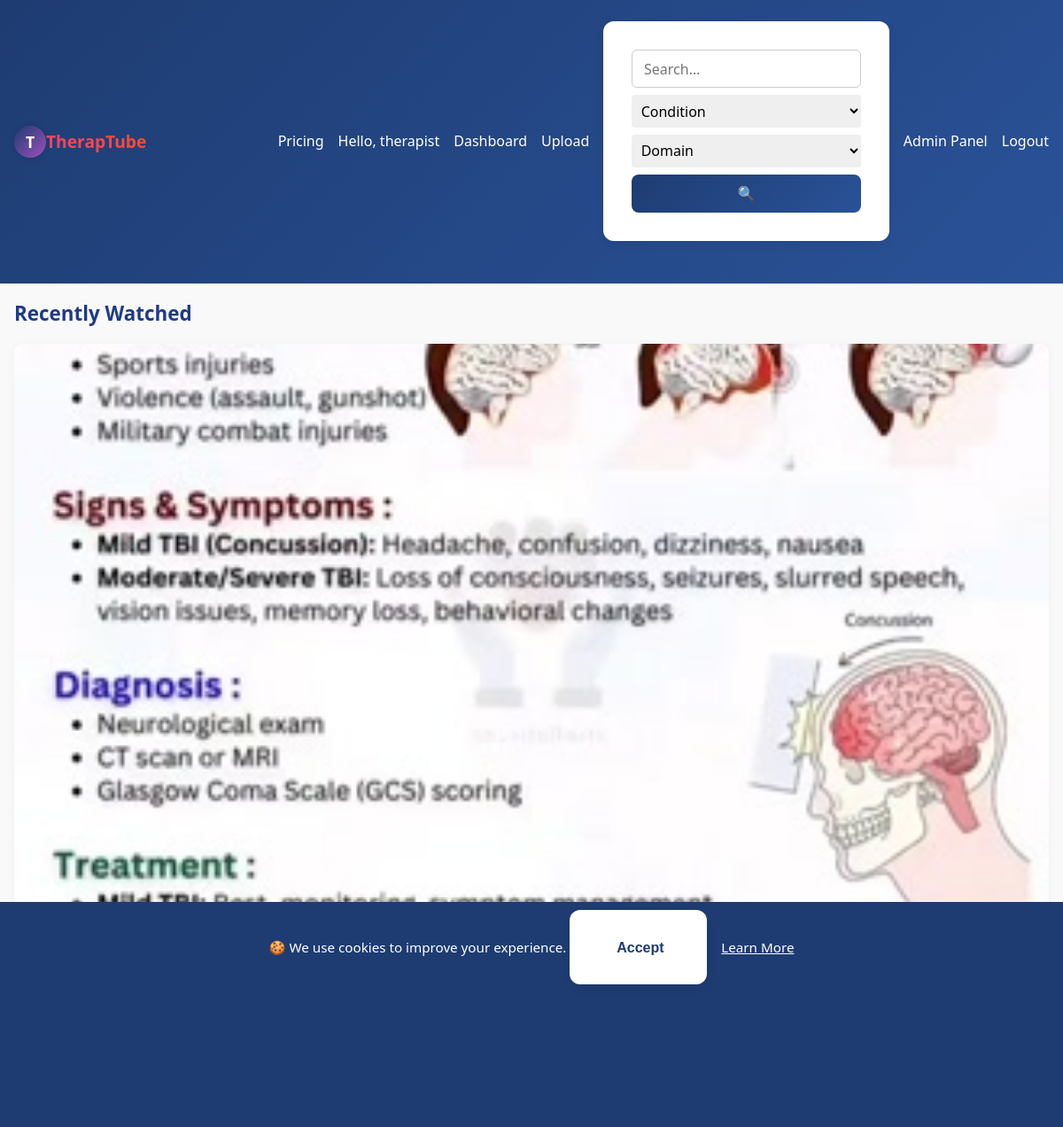
Page /recent (signed in) on the committed database.
### app.py (models this page shows, shortened)
class User(db.Model, UserMixin):
    id = db.Column(db.Integer, primary_key=True)
    username = db.Column(db.String(80), unique=True, nullable=False)
    email    = db.Column(db.String(120), unique=True)
    invite_code_used = db.Column(db.String(36))
    password_hash = db.Column(db.String(128), nullable=False)
    role = db.Column(db.String(32), nullable=False)

class Media(db.Model):
    id = db.Column(db.Integer, primary_key=True)
    filename = db.Column(db.String(200), nullable=False)
    thumbnail = db.Column(db.String(200))
    title = db.Column(db.String(120), nullable=False)
    description = db.Column(db.Text, nullable=True)
    category = db.Column(db.String(80), nullable=True)
    otpf_domain = db.Column(db.String(50))
    for_name = db.Column(db.String(50))
    target_condition = db.Column(db.String(50))
    uploader_id = db.Column(db.Integer, db.ForeignKey('user.id'))
    view_count = db.Column(db.Integer, default=0)
    uploader = db.relationship('User', backref='media')
    upload_time = db.Column(db.DateTime, default=datetime.utcnow)

### app.py (the view)
@app.route('/recent')
@login_required # User must be logged in
@subscription_required # User must have an active subscription (if client)
def recent():
    current_utc_year = datetime.now(timezone.utc).year
    history = (
        WatchHistory.query.filter_by(user_id=current_user.id)
        .order_by(WatchHistory.watched_at.desc())
        .limit(10)
        .all()
    )
    media_ids = [h.media_id for h in history]
    media = Media.query.filter(Media.id.in_(media_ids)).all()
    media_map = {m.id: m for m in media}
    ordered_media = [media_map[h.media_id] for h in history if h.media_id in media_map]
    return render_template('recent.html', media=ordered_media, taxonomy=TAXONOMY,
                                history=history, current_year=current_utc_year)

### app.py (called while the page is built)
@app.context_processor
def inject_global_data():
    has_sub = False
    if current_user.is_authenticated:
        has_sub = has_active_subscription(current_user)
    return {
        'app_version': APP_VERSION,  # Assuming APP_VERSION is defined globally or from config
        'utc_now': datetime.now(timezone.utc),
        'has_active_subscription': has_active_subscription, # Make the function itself available
        'current_user': current_user, # Flask-Login usually injects this, but explicit is fine
        'user_has_active_subscription': has_sub # A boolean flag for simpler checks in templates
    }

@login_manager.user_loader
def load_user(user_id):
    return User.query.get(int(user_id))

def has_active_subscription(user):
    if not user.is_authenticated or user.role != 'client':
        return False
    latest = Subscription.query.filter_by(user_id=user.id).order_by(Subscription.timestamp.desc()).first()
    if not latest:
        return False
    return latest.expires_at >= datetime.utcnow()

def subscription_required(f):
    @wraps(f)
    def wrapper(*args, **kwargs):
        if current_user.is_authenticated and current_user.role == 'therapist':
            return f(*args, **kwargs) # Therapists can proceed
        if not has_active_subscription(current_user):
            flash("You must subscribe to access this page.", "warning")
            return redirect(url_for("pricing"))
        return f(*args, **kwargs)
    return wrapper

### templates/recent.html (shortened to what this page needs)
{% extends 'base.html' %}
{% block content %}
<h2>Recently Watched</h2>
<div class="media-grid">
    {% for item in media %}
        {% if current_user.is_authenticated and (current_user.role == 'therapist' or has_active_subscription(current_user)) %}
            <div class="card">
                <a href="{{ url_for('watch', media_id=item.id) }}">
                    <img src="{{ url_for('static', filename='uploads/thumbs/' + item.thumbnail) }}" alt="{{ item.title }}">
                    <div class="card-content">
                        <p class="card-title">{{ item.title }}</p>
                        <small class="card-meta">{{ item.target_condition }} · {{ item.otpf_domain }}</small>
                    </div>
                </a>
            </div>
        {% endif %}
    {% else %}
        <p>No recent views.</p>
    {% endfor %}
</div>
{% endblock %}

### templates/base.html (shortened to what this page needs)
<!doctype html>
<html lang="en">
<head>
    <link rel="stylesheet" href="{{ url_for('static', filename='style.css') }}">
</head>
<body>
    <nav class="navbar">
        <div class="nav-brand">
            {% if current_user.is_authenticated %}
                {% if current_user.role == 'client' %}
                    <a href="{{ url_for('client_dashboard') }}">
                        <div class="logo-circle animate-spin">
                            <span class="logo-text">T</span>
                        </div>
                        <span class="brand-text">TherapTube</span>
                    </a>
                {% elif current_user.role == 'therapist' %}
                    <a href="{{ url_for('therapist_dashboard') }}">
                        <div class="logo-circle animate-spin">
                            <span class="logo-text">T</span>
                        </div>
                        <span class="brand-text">TherapTube</span>
                    </a>
                {% endif %}
            {% endif %}
        </div>
        <div class="nav-links">
            <a href="{{ url_for('pricing') }}">Pricing</a>
            {% if current_user.is_authenticated %}
                <span class="user-greet">Hello, {{ current_user.username }}
                </span>
                {% if current_user.role == 'client' %}
                    <a href="{{ url_for('client_dashboard') }}">Dashboard</a>
                    {% if has_active_subscription(current_user) %}
                        <a href="{{ url_for('progress') }}">My Progress</a>
                        <a href="{{ url_for('recent') }}">Recently Watched</a>
                        <form action="{{ url_for('search') }}" method="get" class="search-form">
                            <input type="text" name="q" placeholder="Search…" value="{{ request.args.get('q','') }}">
                            <select name="condition" aria-label="Select a condition">
                                <option value="">Condition</option>
                                {% for c in taxonomy.conditions %}
                                    <option value="{{ c }}" {% if request.args.get('condition')==c %}selected{% endif %}>{{ c }}</option>
                                {% endfor %}
                            </select>
                            <select name="otpf_domain" aria-label="Select an OTPF domain">
                                <option value="">Domain</option>
                                {% for d in taxonomy.otpf_domains %}
                                    <option value="{{ d }}" {% if request.args.get('otpf_domain')==d %}selected{% endif %}>{{ d }}</option>
                                {% endfor %}
                            </select>
                            <button type="submit" class="search-btn">🔍</button>
                        </form>
                    {% endif %}
                {% elif current_user.role == 'therapist' %}
                    <a href="{{ url_for('therapist_dashboard') }}">Dashboard</a>
                    <a href="{{ url_for('upload') }}">Upload</a>
                    <form action="{{ url_for('search') }}" method="get" class="search-form">
                        <input type="text" name="q" placeholder="Search…" value="{{ request.args.get('q','') }}">
                        <select name="condition" aria-label="Select a condition">
                            <option value="">Condition</option>
                        </select>
                        <select name="otpf_domain" aria-label="Select an OTPF domain">
                            <option value="">Domain</option>
                        </select>
                        <button type="submit" class="search-btn">🔍</button>
                    </form>
                    <a href="{{ url_for('admin_dashboard') }}">Admin Panel</a>
                {% endif %}
                <a href="{{ url_for('logout') }}">Logout</a>
            {% else %}
                <a href="{{ url_for('login') }}">Login</a>
                <a href="{{ url_for('register') }}">Register</a>
            {% endif %}
        </div>
    </nav>
    <div class="container">
        {% block content %}{% endblock %}
    </div>
    <footer class="footer sticky-footer">
        <div class="footer-top">
            <span>&copy; {{ current_year }} TherapTube</span>
            <span>Version {{ app_version }}</span>
            <span>Designed by Atom De Legend</span>
            <span>
                <a href="mailto:info@example.com">Contact</a> |
                <a href="{{ url_for('privacy') }}">Privacy</a> |
                <a href="{{ url_for('terms') }}">Terms</a> |
                <a href="{{ url_for('cookies') }}">Cookies</a> |
                <a href="{{ url_for('about') }}">About</a>
            </span>
        </div>
    </footer>
    {% if not request.cookies.get('cookies_accepted') %}
        <div id="cookie-banner" class="cookie-banner">
            🍪 We use cookies to improve your experience.
            <form method="post" action="{{ url_for('accept_cookies') }}" style="display:inline;">
                <button type="submit">Accept</button>
            </form>
            <a href="{{ url_for('cookies') }}">Learn More</a>
        </div>
    {% endif %}
</body>

### rows in the picture
User: username "therapist"
Media: thumbnail (picture)
